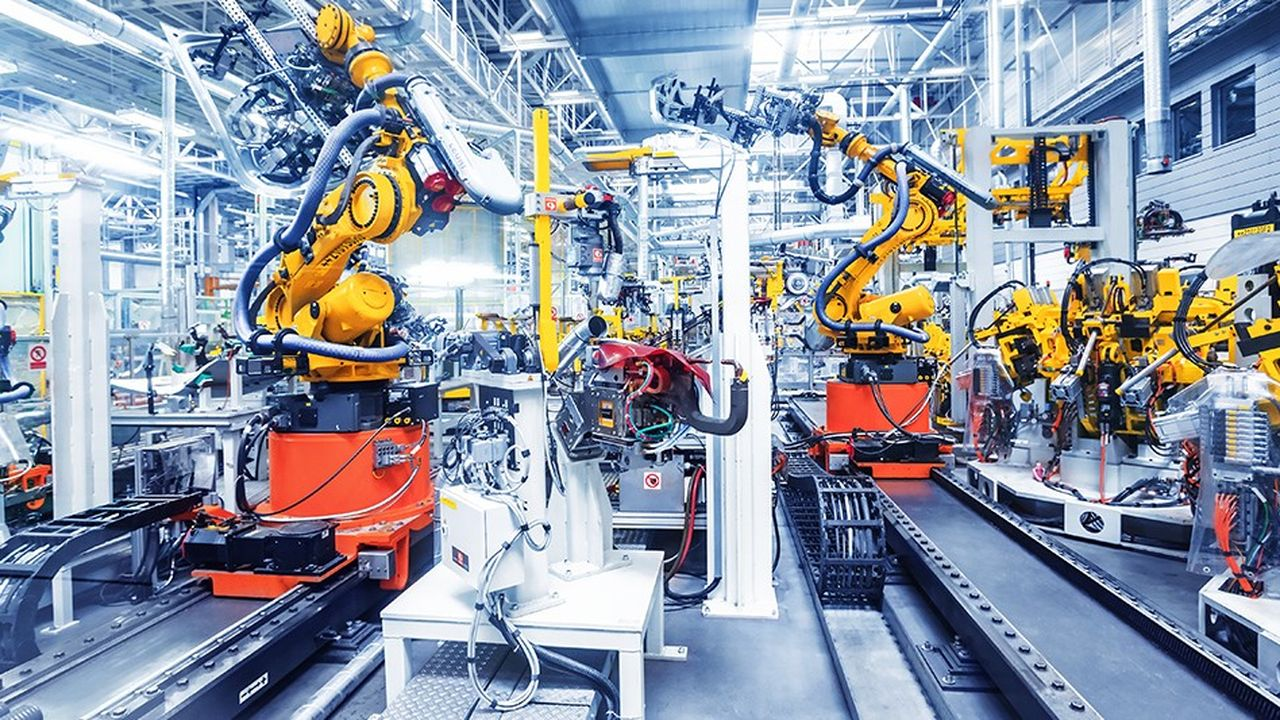
#> input picture images/machine.jpg, 1280 x 720 px, given in place of the camera
$ python 07_detection_couleur.py
#> lines starting #> are read from the running program, lines starting #| are printed output that depends on the picture; after the words box and inside, x2 and y2 are one past the last pixel; in counts of white or black regions, pixels touching at a corner belong together

import cv2
import numpy as np

camera = cv2.VideoCapture(0)

if not camera.isOpened():
    print("Erreur : impossible d'ouvrir la camera")
    exit()

while True:
    ret, frame = camera.read()
#> frame is the input picture: shape (720, 1280, 3); mean B, G, R 164.8, 150.4, 142.3

    if not ret:
        break

    hsv = cv2.cvtColor(frame, cv2.COLOR_BGR2HSV)
#> hsv: shape (720, 1280, 3); mean H, S, V 97, 91.3, 180.1

    rouge_min1 = np.array([0, 120, 70])
    rouge_max1 = np.array([10, 255, 255])

    rouge_min2 = np.array([170, 120, 70])
    rouge_max2 = np.array([180, 255, 255])

    masque1 = cv2.inRange(hsv, rouge_min1, rouge_max1)
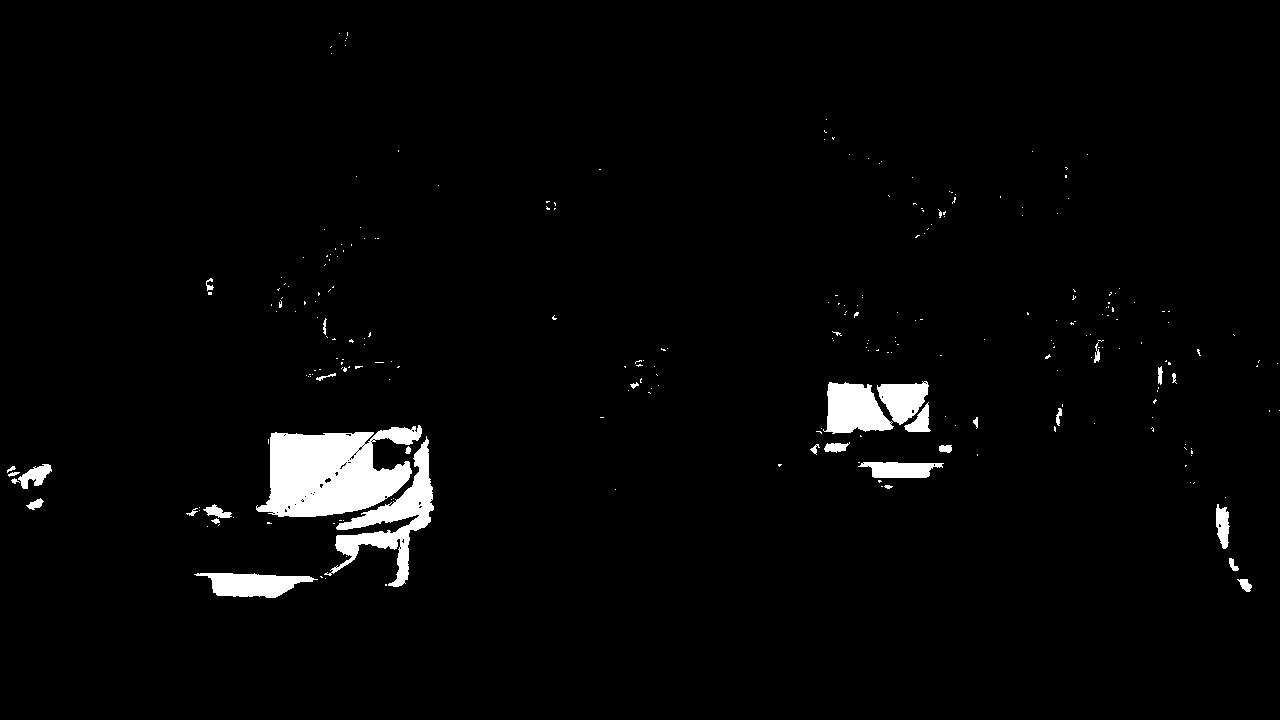
#> masque1: shape (720, 1280); 2.7% white; 264 white regions (232 under 20 px), largest, box (x1, y1, x2, y2) and area: (256, 425, 422, 517) 9916, (324, 436, 434, 587) 4338, (823, 382, 894, 434) 2524
    masque2 = cv2.inRange(hsv, rouge_min2, rouge_max2)
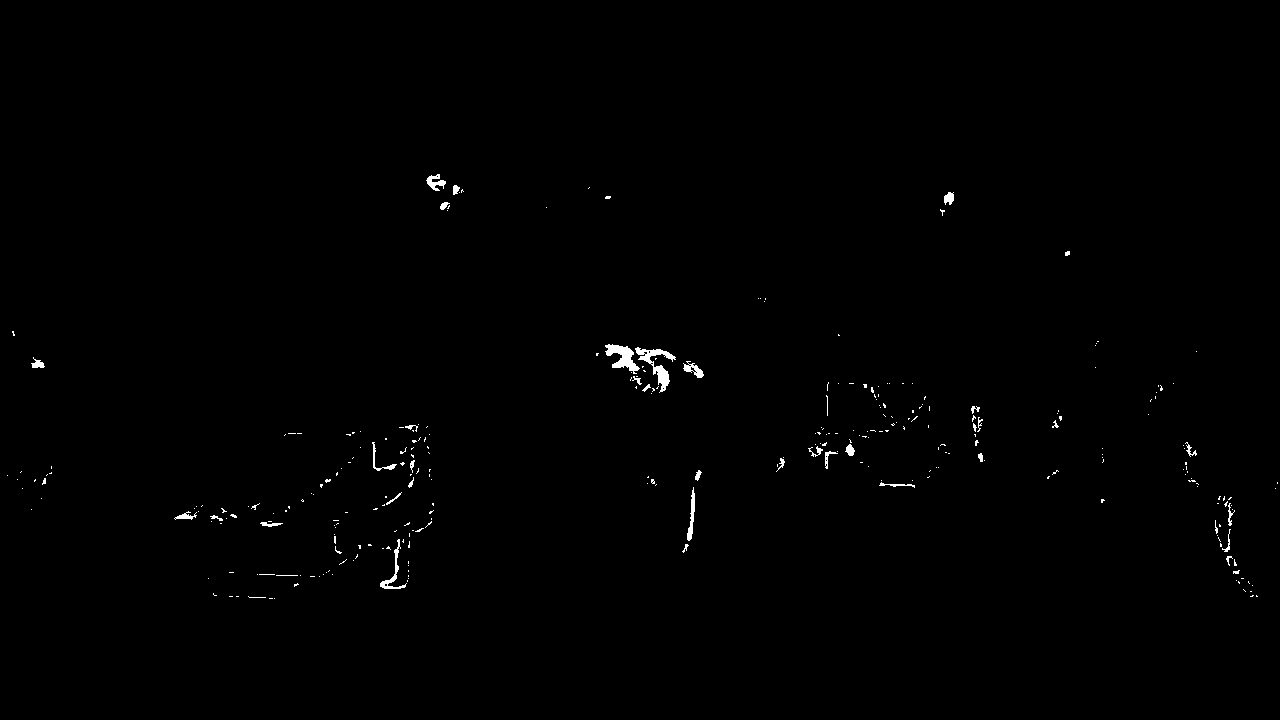
#> masque2: shape (720, 1280); 0.49% white; 308 white regions (268 under 20 px), largest, box (x1, y1, x2, y2) and area: (635, 347, 676, 393) 545, (605, 344, 640, 374) 480, (380, 539, 407, 589) 246

    masque = cv2.bitwise_or(masque1, masque2)
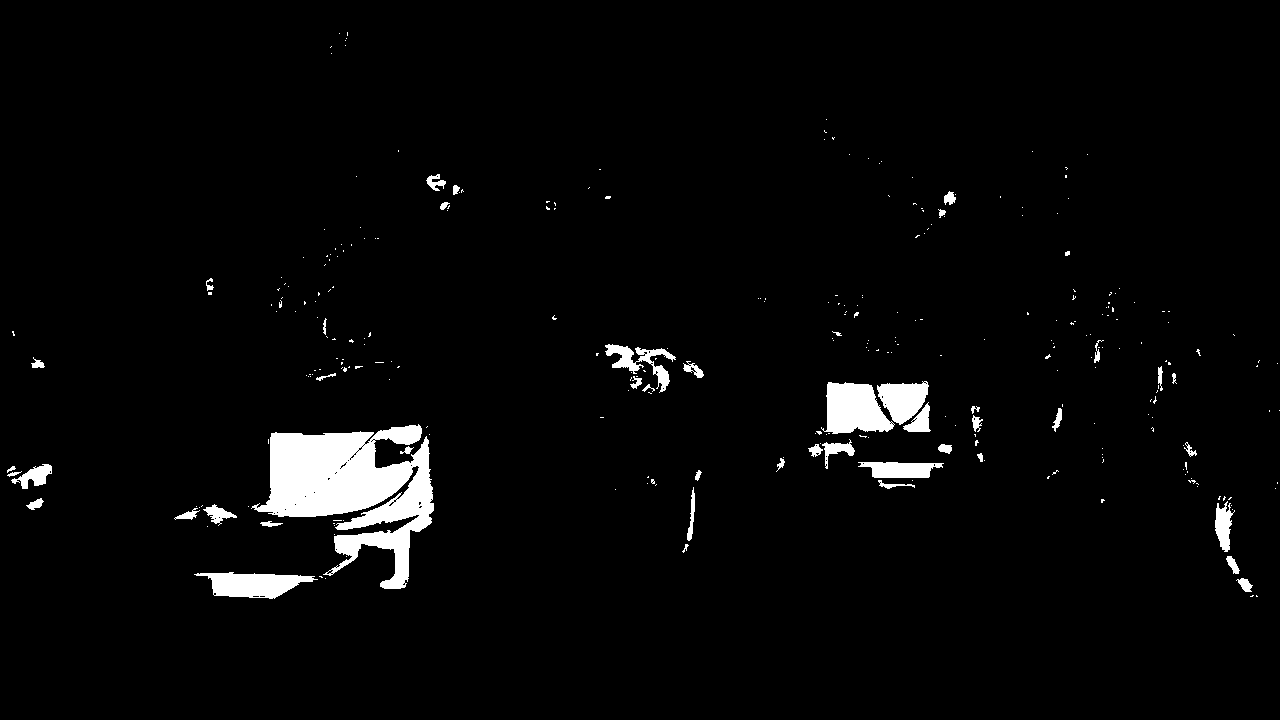
#> masque: shape (720, 1280); 3.2% white; 305 white regions (257 under 20 px)

    contours, _ = cv2.findContours(
        masque,
        cv2.RETR_EXTERNAL,
        cv2.CHAIN_APPROX_SIMPLE
    )
#> contours = 305 contours, 263 with area under 20; largest, box (x1, y1, x2, y2) and area: (251, 424, 434, 589) 14558, (821, 382, 895, 434) 2520, (194, 572, 318, 599) 1886, (877, 381, 929, 425) 1386, (858, 462, 944, 478) 916

    for contour in contours:
        if cv2.contourArea(contour) > 1000:

            x, y, w, h = cv2.boundingRect(contour)

            cv2.rectangle(
                frame,
                (x, y),
                (x + w, y + h),
                (0, 255, 0),
                3
            )

            cv2.putText(
                frame,
                "OBJET DETECTE",
                (x, max(y - 10, 20)),
                cv2.FONT_HERSHEY_SIMPLEX,
                0.7,
                (0, 255, 0),
                2
            )

            cv2.putText(
                frame,
                "Etat : NORMAL",
                (x, min(y + h + 30, frame.shape[0] - 10)),
                cv2.FONT_HERSHEY_SIMPLEX,
                0.6,
                (0, 255, 0),
                2
            )
#> this loop made 305 passes
#> (x, y, w, h) on passes 6, 84, 104, 105: (194, 572, 124, 27), (251, 424, 183, 165), (821, 382, 74, 52), (877, 381, 52, 44)
#> contour on passes 1, 4, 8, 10, 11, 12: [[1256, 595], [1256, 596], [1257, 596]], [[325, 578]], [[346, 556]], [[334, 534]], [[207, 526]], [[334, 525]]
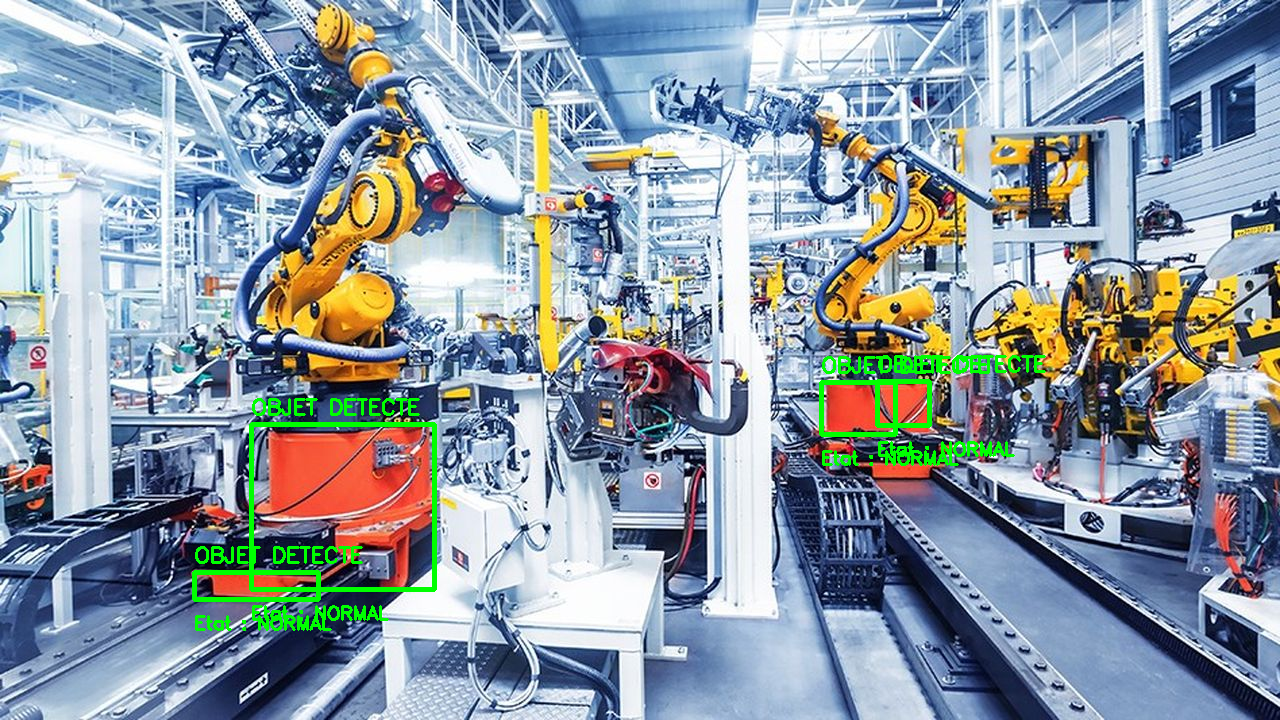
#> frame: shape (720, 1280, 3); 1.69% of pixels changed, all inside (x1, y1, x2, y2) = (192, 355, 1046, 631)

    cv2.imshow("Exercice 7 - Detection couleur", frame)

    touche = cv2.waitKey(30) & 0xFF
#> (key q is pressed here)

    if touche == 27 or touche == ord("q"):
        break

camera.release()
cv2.destroyAllWindows()
